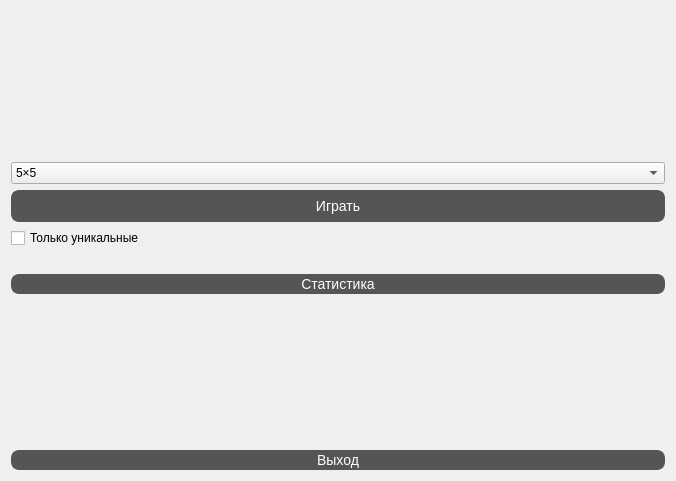
<?xml version="1.0" encoding="UTF-8"?>
<ui version="4.0">
 <class>MainMenu</class>
 <widget class="QDialog" name="MainMenu">
  <property name="geometry">
   <rect>
    <x>0</x>
    <y>0</y>
    <width>676</width>
    <height>481</height>
   </rect>
  </property>
  <property name="windowTitle">
   <string>Dialog</string>
  </property>
  <layout class="QVBoxLayout" name="verticalLayout">
   <item>
    <spacer name="verticalSpacer">
     <property name="orientation">
      <enum>Qt::Orientation::Vertical</enum>
     </property>
     <property name="sizeHint" stdset="0">
      <size>
       <width>20</width>
       <height>40</height>
      </size>
     </property>
    </spacer>
   </item>
   <item>
    <widget class="QComboBox" name="sizeComboBox">
     <item>
      <property name="text">
       <string>5×5</string>
      </property>
     </item>
     <item>
      <property name="text">
       <string>10×10</string>
      </property>
     </item>
     <item>
      <property name="text">
       <string>15×15</string>
      </property>
     </item>
     <item>
      <property name="text">
       <string>20×20</string>
      </property>
     </item>
    </widget>
   </item>
   <item>
    <widget class="QPushButton" name="playButton">
     <property name="styleSheet">
      <string notr="true">QPushButton {
	font: &quot;Futura&quot;;   
    background-color: #555555;
    color: white;
    border-radius: 8px;
    padding: 6px 12px;
    border: 2px solid #555555;
    font-size: 14px;
}

QPushButton:hover {
    background-color: #376130;
    border-color: #376130;
}

QPushButton:pressed {
    background-color: #333333;
    border-color: #333333;
}
</string>
     </property>
     <property name="text">
      <string>Играть</string>
     </property>
    </widget>
   </item>
   <item>
    <widget class="QCheckBox" name="uniqueCheckBox">
     <property name="styleSheet">
      <string notr="true">font: &quot;Futura&quot;;</string>
     </property>
     <property name="text">
      <string>Только уникальные</string>
     </property>
    </widget>
   </item>
   <item>
    <spacer name="horizontalSpacer">
     <property name="orientation">
      <enum>Qt::Orientation::Horizontal</enum>
     </property>
     <property name="sizeHint" stdset="0">
      <size>
       <width>40</width>
       <height>20</height>
      </size>
     </property>
    </spacer>
   </item>
   <item>
    <widget class="QPushButton" name="statsButton">
     <property name="styleSheet">
      <string notr="true">QPushButton {
	font: &quot;Futura&quot;;   
    background-color: #555555;
    color: white;
    border-radius: 8px;
    border: 2px solid #555555;
    font-size: 14px;
}

QPushButton:hover {
    background-color: #444444;
    border-color: #444444;
}

QPushButton:pressed {
    background-color: #333333;
    border-color: #333333;
}
</string>
     </property>
     <property name="text">
      <string>Статистика</string>
     </property>
    </widget>
   </item>
   <item>
    <spacer name="verticalSpacer_2">
     <property name="orientation">
      <enum>Qt::Orientation::Vertical</enum>
     </property>
     <property name="sizeHint" stdset="0">
      <size>
       <width>20</width>
       <height>40</height>
      </size>
     </property>
    </spacer>
   </item>
   <item>
    <widget class="QPushButton" name="exitButton">
     <property name="styleSheet">
      <string notr="true">QPushButton {
	font: &quot;Futura&quot;;   
    background-color: #555555;
    color: white;
    border-radius: 8px;
    border: 2px solid #555555;
    font-size: 14px;
}

QPushButton:hover {
    background-color: #fc0330;
    border-color: #fc0330;
}

QPushButton:pressed {
    background-color: #333333;
    border-color: #333333;
}
</string>
     </property>
     <property name="text">
      <string>Выход</string>
     </property>
    </widget>
   </item>
  </layout>
 </widget>
 <resources/>
 <connections/>
</ui>
